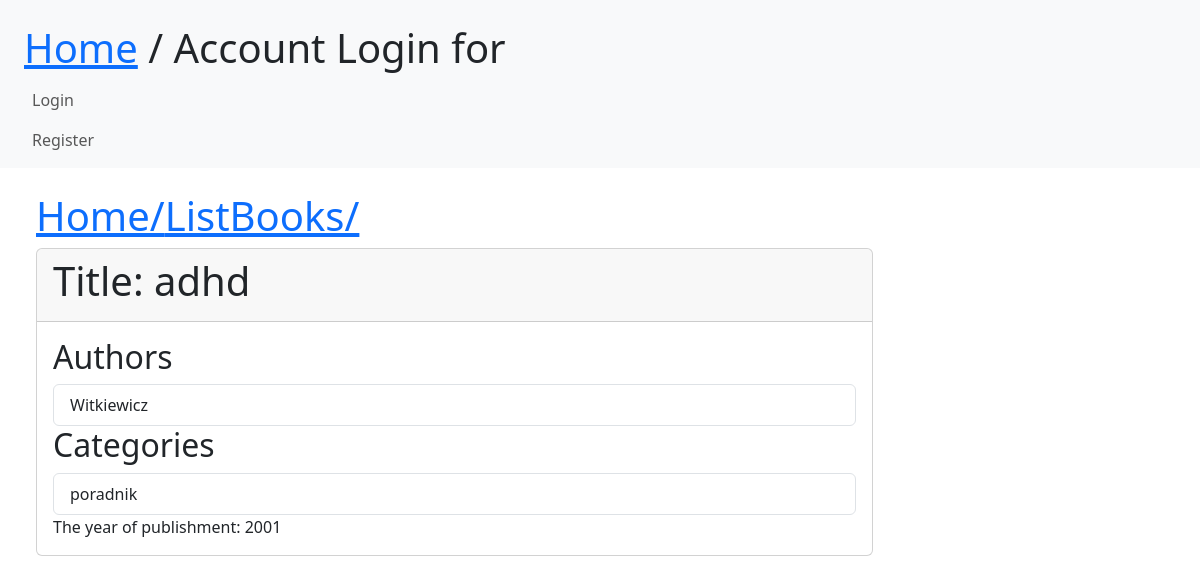
The app's page /books/5/ with its own data.
### media/models.py (models this page shows, shortened)
class Book(models.Model):
    title = models.CharField(max_length=150)
    year = models.IntegerField(validators=[validate_year])
    authors = models.ManyToManyField(Author, related_name="books")
    categories = models.ManyToManyField(Category)

class Author(models.Model):
    fullname = models.CharField(max_length=128, null=True)
    def __str__(self):
        return self.fullname

class Category(models.Model):
    name = models.CharField(max_length=64)
    def __str__(self):
        return self.name

### media/views.py (the view)
# urls.py: path('books/<int:pk>/', BookDetailView.as_view(), name='detail_books'),
class BookDetailView(View):
    def get(self, request, pk):
        ksiazka = Book.objects.get(pk=pk)
        form = BookAddForm()
        return render(request, 'detailbook.html', {'book': ksiazka, 'form':form})

### media/templates/detailbook.html (shortened to what this page needs)
{% extends 'base.html' %}
{% block content %}
<body>
<h1 class="text-2xl leading-none text-gray-900 tracking-tight mt-3"><a href="/">Home/</a><a href="/books/">ListBooks/</a> </h1>
</body>
<div class="card w-75">
    <div class="card-header">
        <h1> Title: {{ book.title }}</h1>
    </div>
    <div class="card-body">
        <h2> Authors</h2>
        <ul class="list-group">
            {% for author in book.authors.all %}
            <li class="list-group-item">{{ author }}</li>
            {% endfor %}
        </ul>
        <h2> Categories</h2>
        <ul class="list-group">
            {% for category in book.categories.all %}
            <li class="list-group-item">{{ category }}</li>
            {% endfor %}
        </ul>
        <div> The year of publishment: {{ book.year}}</div>
    </div>
</div>
{% endblock %}

### records on screen
Book: title "adhd", year "2001"
Author: fullname "Witkiewicz"
Category: name "poradnik"
